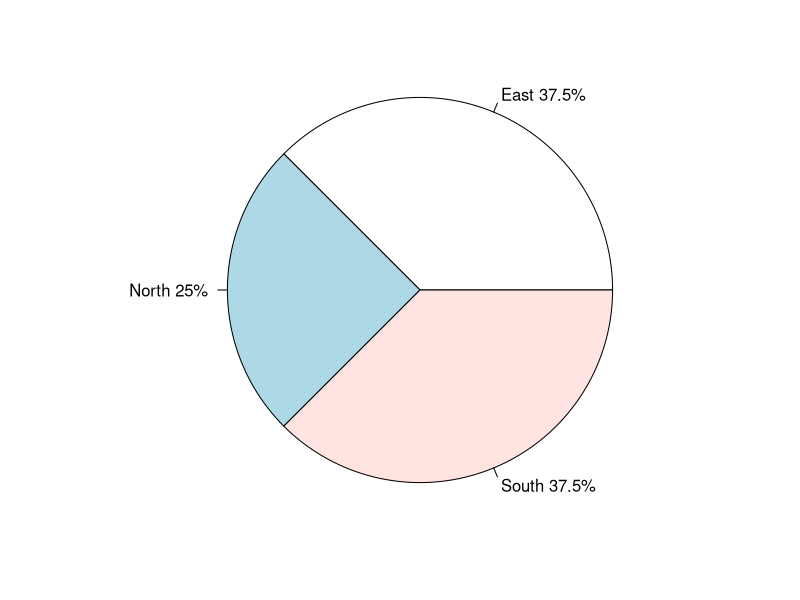
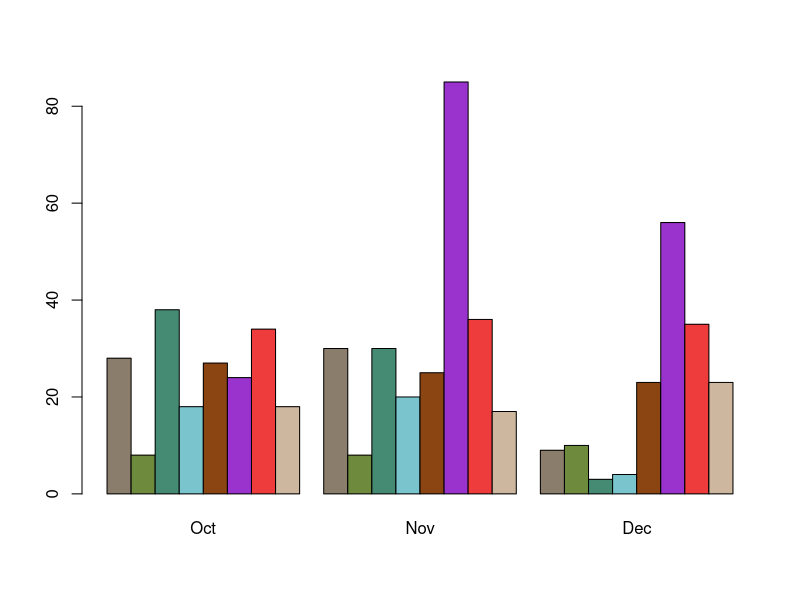
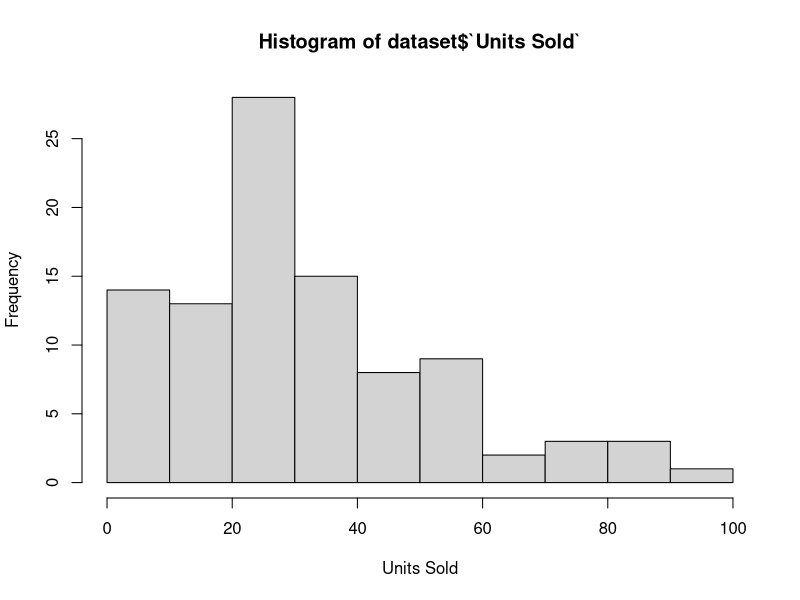

Write R code to recreate these figures, in order.
# Question 2
library(readxl)
dataset <- read_excel("Store and Regional Sales Database.xlsx", 
                      skip = 2)
View(dataset)

# Section (a)
n = nrow(dataset)
x = table(dataset$`Sales Region`)
lbls = names(x)
pct = x/n *100
lbls <- paste(lbls, pct)
lbls <- paste(lbls,"%",sep="")
pie(x, labels = lbls ,radius=1)

# Section (b)
monitor_24 = subset(dataset, dataset$`Item Description` == '24" Monitor')
monitor_24 = monitor_24[c("Store No.","Units Sold","Week Ending")]
monitor_24 = as.data.frame(monitor_24)
monitor_24 = reshape(monitor_24, idvar="Store No.", timevar="Week Ending", direction = "wide")
monitor_24 = as.matrix(monitor_24[2:4])
labels = c("Oct","Nov","Dec")
barplot(monitor_24, beside=T, col=colors()[c(23,89,12,45,56,98,34,22)], names.arg =labels)

# Section (c)
hist(dataset$`Units Sold`,xlab="Units Sold")